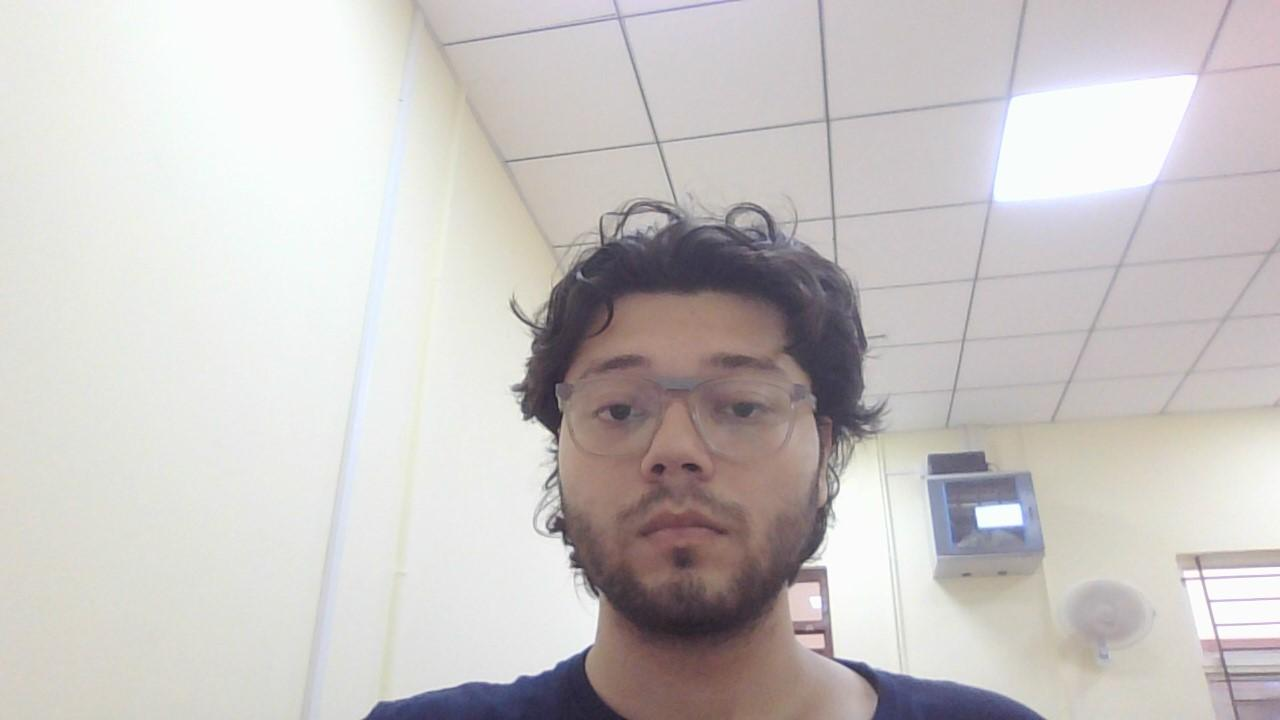
#> input picture backend/static/WIN_20230629_14_33_03_Pro.jpg, 1280 x 720 px, found by its file name
$ jupyter execute --allow-errors skin-detect-nb.ipynb
#> lines starting #> are read from the running program, lines starting #| are printed output that depends on the picture; after the words box and inside, x2 and y2 are one past the last pixel; in counts of white or black regions, pixels touching at a corner belong together
[cell 1]
import cv2
import numpy as np
import pandas as pd
import matplotlib.pyplot as plt
from sklearn.cluster import KMeans

pd.options.mode.chained_assignment = None  # default='warn'

def skin_colours(img_path):
    # read image in BGR and resize it
    img = read_image(img_path , maxh=500, maxw=500)
    #transfrom image into HSV , YCrCb colour space
    images = image_conversions(img)
    # determine pixels with skin colour values
    h,w = skin_predict(images)

    dframe , dframe_removed = process(images)
    skin_cluster_row , skin_cluster_label = skin_cluster(dframe)
    cluster_label_mat = cluster_matrix(
        dframe,
        dframe_removed,
        skin_cluster_label,
        h,
        w
    )
    final_segment(images , cluster_label_mat)
    display_all_images(images)
    #write the images

    skin_cluster_row = np.delete(skin_cluster_row , 1)
    skin_cluster_row = np.delete(skin_cluster_row , 2)
    return np.delete(skin_cluster_row, -1)


def display_image(image, name):
    window_name = name
    cv2.namedWindow(window_name)
    cv2.imshow(window_name, image)
    cv2.waitKey()
    cv2.destroyAllWindows()

# Display all images


def display_all_images(images):
    for key, value in images.items():
        display_image(value, key)

# write all images


def write_all_images(images):
    for key, value in images.items():
        cv2.imwrite(key+'.jpg', value)


#read an image using openCV

def read_image(path , maxh=500 , maxw=500):

#> called with maxh = 500, maxw = 500
    img_BGR = cv2.imread(path ,3 )
#> img_BGR is the input picture: shape (720, 1280, 3); mean B, G, R 196, 197.3, 201.8
    f1 = maxh/img_BGR.shape[0]
#> f1 = 0.694
    f2 = maxw/img_BGR.shape[1]
#> f2 = 0.391
    f = min(f1 , f2)
#> f = 0.391
    dim = (int(img_BGR.shape[0]*f) , int(img_BGR.shape[1]*f) )
#> dim = (281, 500)
    print(dim)
#| (281, 500)
    img_BGR = cv2.resize(img_BGR, dim)
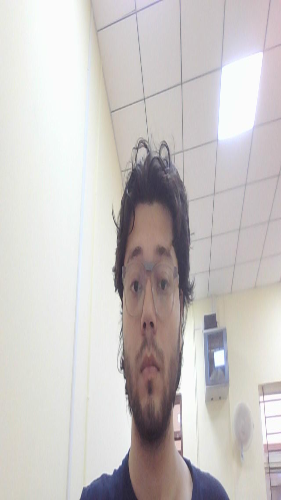
#> img_BGR: shape (500, 281, 3); mean B, G, R 196, 197.2, 201.7
    return img_BGR

# Grayscle and Thresholding and HSV & YCrCb color space conversions
def image_conversions(img_BGR):
    images = {
        "BGR" : img_BGR,
        "grayscale" : cv2.cvtColor(img_BGR , cv2.COLOR_BGR2GRAY),
    }

    images["thresholded_masked"] = thresholding_masking(images)
    images["HSV"] = cv2.cvtColor( images["thresholded_masked"] , cv2.COLOR_BGR2HSV )
    images["YCrCb"] = cv2.cvtColor(images["thresholded_masked"] , cv2.COLOR_BGR2YCrCb)

    # display_all_images(images)
    return images


def thresholding_masking(images):
    histogram, bin_edges = np.histogram(
        images["grayscale"].ravel(), 256, [0, 256])
#> histogram = 256 values, max 8308 at index 251, min 0 at index 0, mean 548.8; bin_edges = 257 values from 0 to 256
    Totsu , thresholded_img_otsu = cv2.threshold(
        images["grayscale"] ,
        0 ,
        255,
        cv2.THRESH_BINARY_INV + cv2.THRESH_OTSU
        )
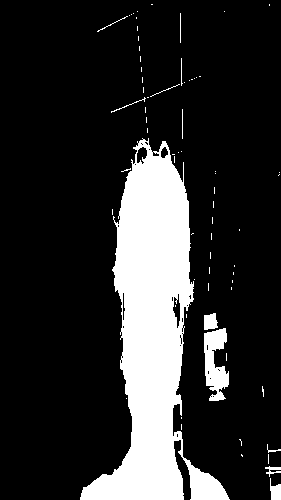
#> thresholded_img_otsu: shape (500, 281); 17.6% white; 71 white regions (59 under 20 px), largest, box (x1, y1, x2, y2) and area: (80, 138, 230, 500) 22712, (204, 328, 229, 401) 1148, (204, 313, 218, 330) 191
#> Totsu = 162
    Tmax = np.where(histogram[:] == max(histogram[:]))[0][0]
#> Tmax = 251
    Tfinal = round((Tmax + Totsu)/2) if Tmax > 10 else round((Tmax + Totsu)/4)
#> Tfinal = 206

    threshold_type = (cv2.THRESH_BINARY if Tmax <
                      220 else cv2.THRESH_BINARY_INV)
#> threshold_type = 1

    #segmenting
    Tfinal, thresholded_image = cv2.threshold(
        images["grayscale"], Tfinal, 255, threshold_type)
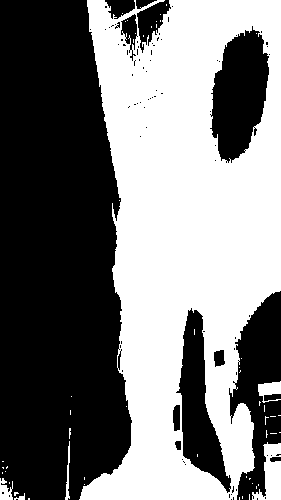
#> thresholded_image: shape (500, 281); 47.7% white; 55 white regions (49 under 20 px), largest, box (x1, y1, x2, y2) and area: (79, 0, 281, 500) 65268, (252, 442, 281, 500) 939, (258, 381, 281, 403) 302, (0, 478, 13, 500) 191, (65, 441, 70, 500) 130, (14, 493, 25, 500) 36

    #masking pg BGR image according to segmented image in grayscale
    masked_img = cv2.bitwise_and(
        images["BGR"] ,
        images["BGR"] ,
        mask=thresholded_image
    )
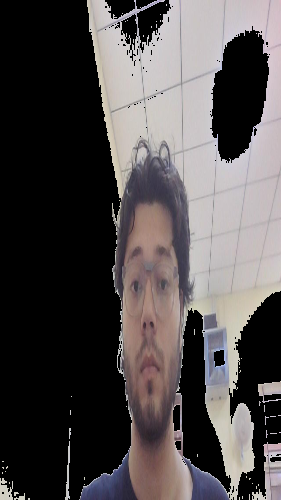
#> masked_img: shape (500, 281, 3); mean of channels 0, 1, 2 76.4, 76, 80.7; drawn as B, G, R
#> in skin_colours, `images = image_conversions(img)`: images = 5 items

    return masked_img


# Determine the skin pixels based on colour values
# All pixels fitting the criteria : (Hue <= 170) and (140 <= Cr <= 170) and (90 <= Cb <= 120)
# are classified as skin pixels
def skin_predict(images):
    h,w =  images["grayscale"].shape
#> h = 500; w = 281
    images["skin"] = np.copy(images["grayscale"])

    for i in range(h):
        for j in range(w):
            if((images["HSV"].item(i, j, 0) <= 170) and (140 <= images["YCrCb"].item(i, j, 1) <= 170) and (90 <= images["YCrCb"].item(i, j, 2) <= 120)):
                images["skin"][i, j] = 255
            else:
                images["skin"][i, j] = 0
#> after the loop, images = 6 items
#> in skin_colours, `h,w = skin_predict(images)`: h = 500; w = 281
    return h, w


def process(images):

    #process image into custom dataframe with columns H , Y , X , Cr , Cb , I

    dframe = pd.DataFrame()

    # extract H values
    dframe['H'] = images["HSV"].reshape([-1, 3])[:, 0]

    # Getting the y-x coordintates of white (foreground) pixels
    gray = cv2.cvtColor(images["thresholded_masked"], cv2.COLOR_BGR2GRAY)
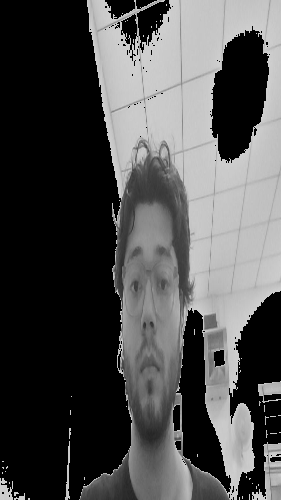
#> gray: shape (500, 281); min 0, max 206, mean 77.4
    yx_coords = np.column_stack(np.where(gray >= 0))
#> yx_coords = 140500 pairs, first value 0 to 499, second value 0 to 280
#> in skin_colours, `dframe , dframe_removed = process(images)`: dframe = table of 64234 rows and 6 columns; dframe_removed = table of 76266 rows and 6 columns
#> in skin_colours, `skin_cluster_row , skin_cluster_label = skin_cluster(dframe)`: skin_cluster_row = [[7.24, 355.9, 151.1, 143.5, 118.3, 255]]; skin_cluster_label = 2
    dframe['Y'] = yx_coords[:, 0]
    dframe['X'] = yx_coords[:, 1]

    # extracting Cr , Cb , Y values
    dframe['Cr'] = images["YCrCb"].reshape([-1, 3])[:, 1]
    dframe['Cb'] = images["YCrCb"].reshape([-1, 3])[:, 2]

    # reshaping image array into 1 row and N columns
    dframe['I'] = images["skin"].reshape([1, images["skin"].size])[0]

    # Remove Black pixels - which are already segmented
    dframe_removed = dframe[dframe['H'] == 0]
    dframe.drop(dframe[dframe['H'] == 0].index, inplace=True)
    return dframe, dframe_removed

# cluster skin pixels using K-means


def skin_cluster(dframe):
    # K-means
    kmeans = KMeans(
        init="random",
        n_clusters=3,
        n_init=5,
        max_iter=100,
        random_state=42
    )
    kmeans.fit(dframe)

    # Get the skin cluster label - which has the highest I value
    km_cc = kmeans.cluster_centers_
    skin_cluster_row = km_cc[km_cc[:, -1] == max(km_cc[:, -1]), :]
    skin_cluster_label = np.where(
        [np.allclose(row, skin_cluster_row) for row in km_cc])[0][0]

    # Add cluster-label column to the dataframe
    dframe['cluster'] = kmeans.labels_
    return skin_cluster_row, skin_cluster_label


# Append removed pixels to the dataframe and get cluster matrix
def cluster_matrix(dframe, dframe_removed, skin_cluster_label, height, width):
    dframe_removed['cluster'] = np.full((len(dframe_removed.index), 1), -1)
    dframe = dframe.append(dframe_removed, ignore_index=False).sort_index()
    dframe['cluster'] = (dframe['cluster'] ==
                         skin_cluster_label).astype(int) * 255
    cluster_label_mat = np.asarray(
        dframe['cluster'].values.reshape(height, width), dtype=np.uint8)
    return cluster_label_mat

# final segmentation by masking with cluster labels (0,)

def final_segment(images, cluster_label_mat):
    final_segment_img = cv2.bitwise_and(
        images["BGR"], images["BGR"], mask=cluster_label_mat)
    images["final_segment"] = final_segment_img
    # display_image(final_segment_img, "final segmentation")


from sklearn.metrics.pairwise import cosine_similarity

def skin_tone(mean_values):
    # df = pd.read_csv("public\pre-processing\skin_tone_dataset_RGB.csv")
    df = pd.read_csv("C:\\Users\\Rayaan_Ghosh\\Desktop\\spechio-face\\public\\skin_tone_dataset.csv")
    y = mean_values
    df['cs'] = [cosine_similarity([X], [y])[0][0]
                for X in df.iloc[:, [1, 2, 3]].values]
    skin_tone = df.sort_values(by=['cs'], ascending=False).iloc[0]['Type']
    return skin_tone


from sklearn.neighbors import KNeighborsClassifier

def skin_tone_knn(mean_values):
    # df = pd.read_csv("public\pre-processing\skin_tone_dataset_RGB.csv")
    df = pd.read_csv("C:\\Users\\Rayaan_Ghosh\\Desktop\\spechio-face\\public\\skin_tone_dataset.csv")

    X = df.iloc[:, [1, 2, 3]].values
    y = df.iloc[:, 0].values

    classifier = KNeighborsClassifier(n_neighbors=6, metric='minkowski', p=2)
    classifier.fit(X, y)

    X_test = [mean_values]
    y_pred = classifier.predict(X_test)
    return y_pred[0]

$ run again, with ML/skin-tone/test_imgs/test_4.jpg copied over backend/static/WIN_20230629_14_33_03_Pro.jpg
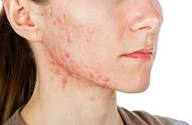
#> input picture ML/skin-tone/test_imgs/test_4.jpg, 192 x 125 px, found by its file name
#> in read_image, img_BGR is the input picture: shape (125, 192, 3); mean B, G, R 158.5, 174.9, 207.1
#| (325, 500)
#> img_BGR: shape (500, 325, 3)
#> histogram = 256 values, max 22230 at index 255, min 0 at index 0, mean 634.8; bin_edges = 257 values from 0 to 256
#> in thresholding_masking, `Totsu , thresholded_img_otsu = cv2.threshold( images["grayscale"] , 0 ..`:
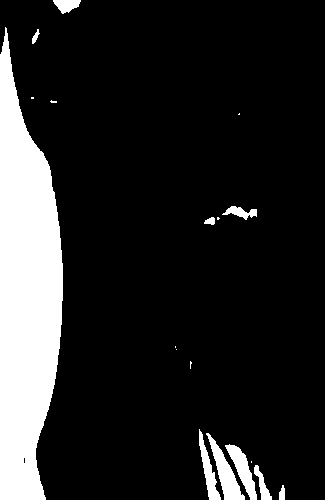
#> thresholded_img_otsu: shape (500, 325); 14.6% white; 18 white regions (8 under 20 px), largest, box (x1, y1, x2, y2) and area: (0, 27, 63, 500) 20705, (206, 433, 245, 500) 858, (225, 444, 257, 500) 671
#> Totsu = 124
#> Tmax = 255
#> Tfinal = 190
#> threshold_type = 1
#> thresholded_image: shape (500, 325); 38.8% white; 39 white regions (18 under 20 px), largest, box (x1, y1, x2, y2) and area: (0, 0, 320, 500) 53999, (46, 0, 119, 123) 2700, (22, 25, 59, 109) 1554
#> in skin_colours, `images = image_conversions(img)`: images = 5 items
#> after the loop in skin_predict, `for i in range(h):`: images = 6 items
#> in skin_colours, `h,w = skin_predict(images)`: h = 500; w = 325
#> in process, `gray = cv2.cvtColor(images["thresholded_masked"], cv2.COLOR_BGR2GRAY)`:
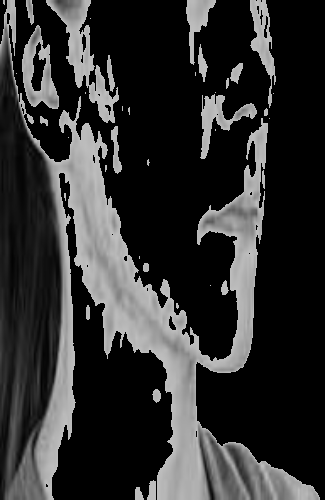
#> gray: shape (500, 325); min 0, max 190, mean 47.6
#> yx_coords = 162500 pairs, first value 0 to 499, second value 0 to 324
#> dframe = table of 62793 rows and 6 columns; dframe_removed = table of 99707 rows and 6 columns
#> skin_cluster_row = [[9.32, 136.7, 119.4, 156.1, 107.7, 254.3]]; skin_cluster_label = 0
